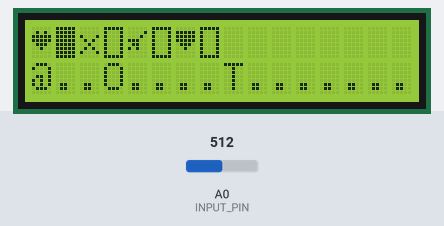
This sketch was run on a simulated Arduino Uno, built with avr-gcc and run on an emulated ATmega328P. Shown: 16×2 character LCD. The test bench sets the inputs (shaded band); at power-on: A0 (INPUT_PIN) = 512. Random numbers use the default seed unless the sketch sets one.

Above: at 1.2 s.
1.3 s: A0 (INPUT_PIN) set to 12
2.8 s: A0 (INPUT_PIN) set to 9
At 3.27 s:
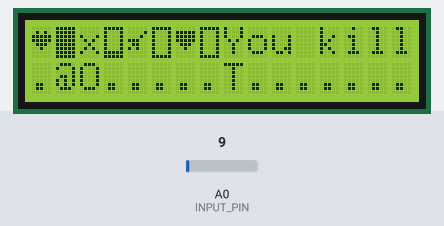
At 3.87 s:
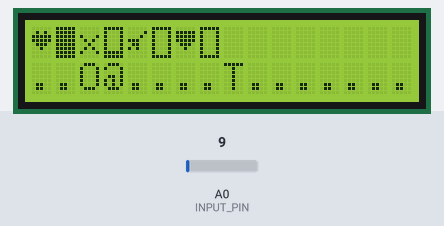
7.0 s: A0 (INPUT_PIN) set to 6
At 9.4 s:
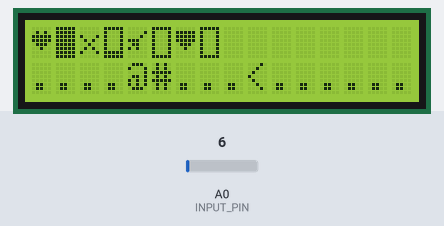
Timing chart, 0 to 10.4 s (numbered marks = the images above; inputs shaded):
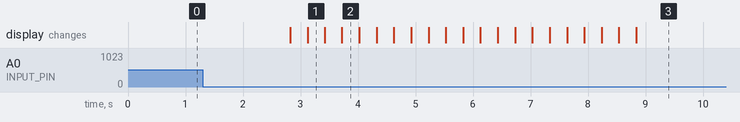

The sketch:

ardulike.ino
```cpp
#include <avr/pgmspace.h>
#include <Wire.h>

#include "world.h"
#include "input.h"
#include "npc_table.h"
#include "npc.h"
#include "player.h"
#include "screen.h"
#include "stairs.h"
#include "msgqueue.h"

MsgQueue q = MsgQueue(8);
World w = World();

Player player     = Player(0, 0);

Stairs stairs_down = Stairs(0, 25, 1, 6);
Stairs stairs_up   = Stairs(1, 6,  0, 25);

Tree tree        = Tree(0, 8);
Wall wall        = Wall(0, 21);

Screen screen = Screen();

void setup(void) {
  randomSeed(analogRead(A2));

  w.setOutput(&q);
  w.addPlayer(&player);
  w.addTerrains(4, &stairs_up, &stairs_down, &wall, &tree);
  w.addNpcs(1, new Npc(0, 3, CHAR_OGRE));
  screen.render(&w, &q);
}

void loop(void) {
  uint8_t input = Input::get();

  w.onInput(input);

  screen.render(&w,&q);
}
```

character.cpp
```cpp
#include <stdarg.h>
#include <string.h>
#include <stdio.h>

#include "character.h"
#include "msgqueue.h"
#include "utils.h"

Character::Character(uint8_t _level, uint8_t _position, uint8_t _hp):
Entity(_level, _position), hp(_hp)
{
}

void Character::say(const char * msg, ...)
{
  va_list args;
  va_start(args, msg);
  output->addMessage(msg, args);
  va_end(args);
}

void Character::damage(uint8_t dmg)
{
  if (isAlive()) {
    if (hp > dmg) {
      hp -= dmg;
    } else {
      hp = 0;
    }
  }
}

bool Character::attack(Character * other)
{
  int16_t dmg =
         (nrand(2 * getStrength())
       - (nrand(2 * other->getToughness()))
     );

  if (dmg > 0) {
    other->damage(dmg);
    return true;
  } else {
    return false;
  }
}
```

character.h
```cpp
#ifndef __ARDULIKE_CHARACTER_H__
#define __ARDULIKE_CHARACTER_H__

#include "constants.h"
#include "entity.h"

class World;

class Character : public Entity {
protected:
  uint8_t hp;
public:
  Character(uint8_t _level, uint8_t _position, uint8_t _hp);

  bool attack(Character * other);
  void damage(uint8_t damage);
  void say(const char * message, ...);

  bool isAlive(void) { return hp > 0; };

  virtual uint8_t getToughness(void) { return 0; };
  virtual uint8_t getStrength(void) { return 0; };
  virtual uint8_t getMaxHp(void) { return 0; };

  virtual uint8_t getHp(void) { return hp; };

  virtual bool blocksMovement(void)  { return isAlive(); };
  virtual char getRepresentation(void) { return CHAR_SPACE; };
  virtual bool onInput(uint8_t input, World * w) { return false; };
};

#endif
```

constants.h
```cpp
#ifndef __ARDULIKE_CONSTANTS_H__
#define __ARDULIKE_CONSTANTS_H__

/* input */

#define BUTTON_NONE   0
#define BUTTON_SELECT 1
#define BUTTON_RIGHT  2
#define BUTTON_LEFT   3
#define BUTTON_UP     4
#define BUTTON_DOWN   5

/* screen */

#define SCREEN_ROWS   2
#define SCREEN_COLS  16
#define SCREEN_DEPTH  8  // 'z' axis going 'towards the player', i.e 8 is nearest

/* characters */

#define CHAR_SPACE       ' '
#define CHAR_PLAYER      '@'
#define CHAR_WALL        '#'
#define CHAR_FLOOR       '.'
#define CHAR_TREE        'T'
#define CHAR_STAIRS_UP   '>'
#define CHAR_STAIRS_DOWN '<'
#define CHAR_OGRE        'O'
#define CHAR_ORC         'o'
#define CHAR_DOG         'd'
#define CHAR_GNOME       'g'
#define CHAR_RAT         'r'
#define CHAR_CORPSE      '%'

/* rules */
#define EXP_KILL_MULTIPLIER             8
#define EXP_LEVEL_MULTIPLIER          2.3
#define LEVELUP_HP_MULTIPLIER         1.2
#define LEVELUP_STRENGTH_MULTIPLIER   1.1
#define LEVELUP_TOUGHNESS_MULTIPLIER  1.5
#define LEVELUP_HEAL                  true
#define LEVEL_SKILL_MULTIPLIER         16

#define PLAYER_STARTING_HP        10
#define PLAYER_STARTING_STRENGTH  10
#define PLAYER_STARTING_TOUGHNESS 15

#define NPC_MAX_NAME_LENGTH 15
#define NPC_MAX_TYPES 16

#define WORLD_SIZE 128

#endif
```

entity.h
```cpp
#ifndef __ARDULIKE_ENTITY_H__
#define __ARDULIKE_ENTITY_H__

#include <inttypes.h>
#include "constants.h"

class MsgQueue;
class World;

class Entity {
protected:
  MsgQueue * output;

  uint8_t position;
  uint8_t level;

public:
  Entity(uint8_t _level, uint8_t _position) { position = _position; level = _level; };

  void    setOutput(MsgQueue * _output) { output = _output; };

  void    setLevel(uint8_t _level) { level = _level; };
  uint8_t getLevel(void) { return level; };

  void    setPosition(uint8_t _position) { position = _position; };
  uint8_t getPosition(void) { return position; };

  virtual char    getRepresentation(void) { return CHAR_FLOOR; };
  virtual bool    onInput(uint8_t input, World * w) { return false; };
  virtual bool    blocksMovement(void) { return true; };

  virtual bool    at(uint8_t _level, uint8_t _position) { return (level == _level && position == _position); };
  virtual bool    blocksAt(uint8_t _level, uint8_t _position) { return at(_level, _position) && blocksMovement(); };
  virtual bool    inView(uint8_t _level, uint8_t _from, uint8_t _to) { return (level == _level && position >= _from && position < _to); };
};
#endif
```

input.cpp
```cpp
#include <Arduino.h>
#include "constants.h"
#include "input.h"

#define RIGHT_10BIT_ADC  0
#define UP_10BIT_ADC     98
#define DOWN_10BIT_ADC   254
#define LEFT_10BIT_ADC   407
#define SELECT_10BIT_ADC 636

#define INPUT_PIN            A0
#define INPUT_TRESHOLD       10
#define INPUT_TOGGLE         30
#define INPUT_HOLD          300

uint32_t Input::last_at = 0;
uint8_t  Input::last    = 0;

uint8_t Input::read(void)
{
  uint16_t input = analogRead(INPUT_PIN);
  if (abs(input - UP_10BIT_ADC) <= INPUT_TRESHOLD) {
    return BUTTON_UP;
  }
  else if (abs(input - DOWN_10BIT_ADC) <= INPUT_TRESHOLD) {
    return BUTTON_DOWN;
  }
  else if (abs(input - RIGHT_10BIT_ADC) <= INPUT_TRESHOLD) {
    return BUTTON_RIGHT;
  }
  else if (abs(input - LEFT_10BIT_ADC) <= INPUT_TRESHOLD) {
    return BUTTON_LEFT;
  }
  else if (abs(input - SELECT_10BIT_ADC) <= INPUT_TRESHOLD) {
    return BUTTON_SELECT;
  } else {
    return BUTTON_NONE;
  }
}

uint8_t Input::get(void)
{
  uint8_t  button = read();
  uint32_t now    = millis();
  uint32_t dt     = now - last_at;

  if (dt > INPUT_TOGGLE && button != last) {
    last_at = now;
    last    = button;
    return button;
  } else
  if (dt > INPUT_HOLD && button == last) {
    last_at = now;
    last    = button;
    return button;
  } else {
    return BUTTON_NONE;
  }
}
```

input.h
```cpp
#ifndef __ARDULIKE_INPUT_H__
#define __ARDULIKE_INPUT_H__

#include <inttypes.h>

class Input {
  private:
  static uint32_t last_at;
  static uint8_t  last;
  static uint8_t  read(void);
  public:
  static uint8_t  get(void);
};

#endif
```

msgqueue.cpp
```cpp
#include <Arduino.h>
#include <string.h>
#include <stdio.h>

#include "msgqueue.h"

MsgQueue::MsgQueue(uint8_t _display_width):
  displayed_at(millis()), display_width(_display_width), message_count(0), message_pos(0), message_size(0), queue_processing(true)
{
}

void MsgQueue::setDisplayWidth(uint8_t _display_width)
{
  display_width = min(_display_width, SCREEN_COLS);
}

void MsgQueue::clear(void)
{
  memset(messages, 0, MSGQUEUE_MAX_MESSAGE_LEN * MSGQUEUE_MAX_MESSAGES);
  message_count = 0;
  message_pos   = 0;
  queue_processing = false;
}

void MsgQueue::dropMessage(void)
{
  for (uint8_t i = 0; i < MSGQUEUE_MAX_MESSAGES - 1; i++) {
    memset(messages[i], 0, MSGQUEUE_MAX_MESSAGE_LEN);
    strncpy(messages[i], messages[i+1], MSGQUEUE_MAX_MESSAGE_LEN);
  }

  memset(messages[MSGQUEUE_MAX_MESSAGES - 1], 0, MSGQUEUE_MAX_MESSAGE_LEN);

  message_count--;
  message_pos = 0;
}

bool MsgQueue::addMessage(const char * msg, va_list args)
{
  if (message_count == MSGQUEUE_MAX_MESSAGES) { return false; }
  if (strlen_P(msg) >= MSGQUEUE_MAX_MESSAGE_LEN) { return false; }

  memset(messages[message_count], 0, MSGQUEUE_MAX_MESSAGE_LEN);
  vsnprintf_P(messages[message_count], MSGQUEUE_MAX_MESSAGE_LEN, msg, args);

  message_count++;
  queue_processing = true;
  return true;
}

bool MsgQueue::viewChanged(void)
{
  return queue_processing && (millis() - displayed_at) > MSGQUEUE_ROTATE_TIME_MS;
}

char * MsgQueue::getView(void)
{
  if (message_count == 0) {
    memset(view, CHAR_SPACE, SCREEN_COLS);
    queue_processing = false;
  } else {
    message_size = strlen(messages[0]);

    strncpy(view, &(messages[0][message_pos]), display_width);
    view[display_width] = '\0';

    message_pos += display_width;
    if (message_pos >= message_size) { dropMessage(); }
  }

  displayed_at = millis();

  return view;
}
```

msgqueue.h
```cpp
#ifndef __ARDULIKE_MSGQUEUE_H__
#define __ARDULIKE_MSGQUEUE_H__

#include <inttypes.h>
#include <stdarg.h>

#include "constants.h"

#define MSGQUEUE_MAX_MESSAGES      3
#define MSGQUEUE_MAX_MESSAGE_LEN  31
#define MSGQUEUE_ROTATE_TIME_MS 1500

class MsgQueue {
  private:
    uint32_t displayed_at;
    uint8_t  display_width;
    uint8_t  message_count;

    uint8_t  message_pos, message_size;

    char messages[MSGQUEUE_MAX_MESSAGES][MSGQUEUE_MAX_MESSAGE_LEN + 1];
    char view[SCREEN_COLS + 1];
    bool queue_processing;

    void dropMessage(void);
  public:
    MsgQueue(uint8_t _display_width);
    bool   addMessage(const char * msg, va_list args);
    bool   viewChanged(void);
    char * getView(void);
    void   clear(void);
    void   setDisplayWidth(uint8_t _display_width);
};

#endif
```

npc.cpp
```cpp
#include <avr/pgmspace.h>
#include <stdlib.h>

#include "player.h"
#include "npc.h"
#include "world.h"

Npc::Npc(uint8_t _level, uint8_t _position, uint8_t _power):
  Character(_level, _position, PLAYER_STARTING_HP), hostile(true), power(_power)
{
  defaults_index = NpcTable::randomMonsterIndex();
  hp             = getMaxHp();
}

Npc::Npc(uint8_t _level, uint8_t _position):
  Character(_level, _position, PLAYER_STARTING_HP), hostile(true), power(100)
{
  defaults_index = NpcTable::randomMonsterIndex();
  hp             = getMaxHp();
}

Npc::Npc(uint8_t _level, uint8_t _position, char representation):
  Character(_level, _position, PLAYER_STARTING_HP), hostile(true), power(100)
{
  defaults_index = NpcTable::monsterIndex(representation);
  hp             = getMaxHp();
}

Npc::Npc(uint8_t _level, uint8_t _position, uint8_t _power, char representation):
  Character(_level, _position, PLAYER_STARTING_HP), hostile(true), power(_power)
{
  defaults_index = NpcTable::monsterIndex(representation);
  hp             = getMaxHp();
}

bool Npc::onInput(uint8_t input, World * w)
{
  Player * p = w->getPlayer();
  int8_t   d = p->getPosition() - position;
  uint8_t  new_position = position;

  if (!isHostile() || !isAlive() || p->getLevel() != level) { return false; }

  if (abs(d) > 5) { return false; }

  if (d > 1) {
    new_position = position + 1;
  } else
  if (d < -1) {
    new_position = position - 1;
  }

  if (w->isPassable(level, new_position)) {
    position = new_position;
    return true;
  }

  if (abs(d) == 1 && p->isAlive()) {
    if (attack(p)) {
      if (!p->isAlive()) {
        say(PSTR("You die."));
      } else {
        say(PSTR("The %s hits."), getName());
      }
    } else {
      say(PSTR("The %s misses."), getName());
    }
    return true;
  }

  return false;
}
```

npc.h
```cpp
#ifndef __ARDULIKE_NPC_H__
#define __ARDULIKE_NPC_H__

#include "constants.h"
#include "character.h"
#include "npc_table.h"

class World;

class Npc : public Character {
    bool    hostile;
    uint8_t defaults_index;
    uint8_t power;
  public:
    Npc(uint8_t _level, uint8_t _position);
    Npc(uint8_t _level, uint8_t _position, uint8_t _power);
    Npc(uint8_t _level, uint8_t _position, char representation);
    Npc(uint8_t _level, uint8_t _position, uint8_t _power, char representation);

    char * getName(void) { return NpcTable::get(defaults_index)->getName(); }
    uint8_t getStrength(void) { return (NpcTable::get(defaults_index)->getStrength() * power) / 100; };
    uint8_t getToughness(void) { return (NpcTable::get(defaults_index)->getToughness() * power) / 100; };
    uint8_t getMaxHp(void) { return (NpcTable::get(defaults_index)->getMaxHp() * power) / 100; };
    char getRepresentation(void) { return NpcTable::get(defaults_index)->getRepresentation(); };

    uint32_t getExperienceBonus(void) { return getToughness() * EXP_KILL_MULTIPLIER; };

    bool isHostile(void) { return hostile; };
    void setHostile(bool _hostile) { hostile = _hostile; };

    virtual bool onInput(uint8_t input, World * w);
};

#endif
```

npc_table.cpp
```cpp
#include <string.h>
#include <stdarg.h>
#include <Arduino.h>
#include "npc_table.h"

NpcTable * NpcTable::self = NULL;

NpcTable * NpcTable::instance()
{
  if (self == NULL) { self = new NpcTable(); }
  return self;
}

NpcDefaults::NpcDefaults(char * _name, char _representation, uint8_t _toughness, uint8_t _strength, uint8_t _max_hp):
  representation(_representation), toughness(_toughness), strength(_strength), max_hp(_max_hp)
{
  strncpy(name, _name, NPC_MAX_NAME_LENGTH);
  name[NPC_MAX_NAME_LENGTH] = '\0';
}

NpcDefaults * NpcTable::get(uint8_t index)
{
  if (index >= instance()->count) { return NULL; }
  return instance()->table[index];
}

uint8_t NpcTable::randomMonsterIndex(void)
{
  return random(instance()->count);
}

uint8_t NpcTable::monsterIndex(char representation)
{
  for (uint8_t i = 0; i < instance()->count; i++) {
    if (get(i)->getRepresentation() == representation) { return i; }
  }
  return -1;
}

void NpcTable::addNpc(NpcDefaults * defaults)
{
  table[count++] = defaults;
}

NpcTable::NpcTable():
  count(0)
{
  addNpc(new NpcDefaults("ogre",  CHAR_OGRE,  5, 1, 3));
  addNpc(new NpcDefaults("orc",   CHAR_ORC,   5, 1, 3));
  addNpc(new NpcDefaults("gnome", CHAR_GNOME, 5, 1, 3));
  addNpc(new NpcDefaults("rat",   CHAR_RAT,   5, 1, 3));
}
```

npc_table.h
```cpp
#ifndef __ARDULIKE_NPC_TABLE_H__
#define __ARDULIKE_NPC_TABLE_H__

#include <inttypes.h>
#include "constants.h"

class NpcDefaults {
  char    representation;
  char    name[NPC_MAX_NAME_LENGTH + 1];
  uint8_t toughness;
  uint8_t strength;
  uint8_t max_hp;

  public:

  NpcDefaults(char * _name, char _representation, uint8_t _toughness, uint8_t _strength, uint8_t _max_hp);
  char * getName(void) { return name; };
  char getRepresentation(void) { return representation; };
  uint8_t getToughness(void) { return toughness; };
  uint8_t getStrength(void) { return strength; };
  uint8_t getMaxHp(void) { return max_hp; };
};

class NpcTable {
  uint8_t count;
  NpcDefaults * table[NPC_MAX_TYPES];

  void addNpc(NpcDefaults * defaults);

  NpcTable();
  NpcTable(NpcTable const&){};

  static NpcTable * self;
  static NpcTable * instance();

  public:

  static NpcDefaults * get(uint8_t index);
  static uint8_t randomMonsterIndex(void);
  static uint8_t monsterIndex(char representation);
};

#endif
```

player.cpp
```cpp
#include <avr/pgmspace.h>

#include "player.h"
#include "npc.h"
#include "world.h"

Player::Player(uint8_t _level, uint8_t _position):
Character(_level, _position, PLAYER_STARTING_HP), exp(0), next_level_exp(100), character_level(1)
{
  strength  = PLAYER_STARTING_STRENGTH;
  toughness = PLAYER_STARTING_TOUGHNESS;
  max_hp    = PLAYER_STARTING_HP;
}

void Player::gainExperience(Npc * other)
{
  uint32_t required = 0;
  uint32_t d_exp    = other->getExperienceBonus();

  do {
    required = next_level_exp - exp;
    if (d_exp >= required) {
      levelUp();
      exp   += required;
      d_exp -= required;
    } else {
      exp   += d_exp;
      d_exp  = 0;
    }
  } while (d_exp > 0);
}

void Player::levelUp(void)
{
  character_level++;

  toughness *= LEVELUP_TOUGHNESS_MULTIPLIER;
  strength  *= LEVELUP_STRENGTH_MULTIPLIER;
  max_hp    *= LEVELUP_HP_MULTIPLIER;
  next_level_exp *= EXP_LEVEL_MULTIPLIER;

  if (LEVELUP_HEAL) { hp = max_hp; }
  say(PSTR("You level up!"));
}

bool Player::onInput(uint8_t input, World * w)
{
  Npc * npc;
  uint8_t new_position = position;

  if (!isAlive()) { return false; }
  if (input != BUTTON_RIGHT && input != BUTTON_LEFT) { return false; }

  if (input == BUTTON_LEFT) {
    new_position = position - 1;
  }

  if (input == BUTTON_RIGHT) {
    new_position = position + 1;
  }

  if (w->isPassable(level, new_position)) {
    position = new_position;
    return true;
  }

  npc = w->getNpc(level, new_position);
  if (npc && npc->isHostile()) {
    if (attack(npc)) {
      if (!npc->isAlive()) {
        say(PSTR("You kill the %s."), npc->getName());
        say(PSTR("You gain %d XP."), npc->getExperienceBonus());
        gainExperience(npc);
      } else {
        say(PSTR("You hit."));
      }
    } else {
      say(PSTR("You miss."));
    }
    return true;
  }

  return false;
}
```

player.h
```cpp
#ifndef __ARDULIKE_PLAYER_H__
#define __ARDULIKE_PLAYER_H__

#include "constants.h"
#include "character.h"

class World;
class Npc;

class Player : public Character {
  uint32_t exp;
  uint32_t next_level_exp;
  uint8_t  character_level;

  uint8_t  toughness;
  uint8_t  strength;
  uint8_t  max_hp;

  public:

  Player(uint8_t _level, uint8_t _position);

  uint8_t getStrength(void) { return strength; };
  uint8_t getToughness(void) { return toughness; };
  uint8_t getMaxHp(void) { return max_hp; };

  uint32_t getExperience(void) { return exp; };
  uint32_t getNextLevelExperience(void) { return next_level_exp; };
  uint8_t  getCharacterLevel(void) { return character_level; };

  char     getRepresentation(void) { return CHAR_PLAYER; };

  void levelUp(void);
  void gainExperience(Npc * other);
  virtual bool onInput(uint8_t input, World * w);
};

#endif
```

screen.cpp
```cpp
#include "screen.h"
#include "screen_chars.h"

#include "player.h"
#include "world.h"
#include "msgqueue.h"

Screen::Screen():
  lcd(8, 9, 4, 5, 6, 7)
{
  lcd.begin(SCREEN_COLS, SCREEN_ROWS);
  lcd.createChar(0, sword);
  lcd.createChar(1, shield);
  lcd.createChar(2, heart);
  lcd.createChar(3, bar_high);
  lcd.createChar(4, bar_medium);
  lcd.createChar(5, bar_low);
  lcd.createChar(6, bar_empty);
}

uint8_t Screen::bar(uint32_t val, uint32_t max)
{
  uint8_t rows = (4 * val) / max;
  switch(rows) {
    case 0: return 6;
    case 1: return 5;
    case 2: return 4;
    case 3: return 3;
    case 4: return B11111111;
    default: return B11111111;
  };
}

void Screen::render(World * w, MsgQueue * q)
{
  if (!w->hasChanged() && !q->viewChanged()) { return; }

  Player * player = w->getPlayer();

  lcd.clear();

  lcd.setCursor(0, 0);
  lcd.write(byte(2));
  lcd.write(byte(bar(player->getHp(), player->getMaxHp())));
  lcd.print("x");
  lcd.write(byte(bar(player->getExperience(), player->getNextLevelExperience())));
  lcd.write(byte(0));
  lcd.write(byte(bar(player->getStrength(), 255)));
  lcd.write(byte(1));
  lcd.write(byte(bar(player->getToughness(), 255)));

  lcd.print(q->getView());
  lcd.setCursor(0, 1);
  lcd.print(w->getView());
}
```

Source omitted: screen.h (302 bytes), screen_chars.h (871 bytes), stairs.cpp (723 bytes), stairs.h (646 bytes), terrain.cpp (127 bytes), terrain.h (734 bytes), utils.cpp (173 bytes), utils.h (117 bytes), world.cpp (2729 bytes), world.h (1086 bytes)

Measured:
- the behaviour switches between 11 and 10 on A0 (INPUT_PIN) (found by bisection; images 0 and 1)
- after the input at 1.3 s, every drawn part: stays the same
- after the input at 2.8 s, the display: first changes at once (image 1 shows a later state)
